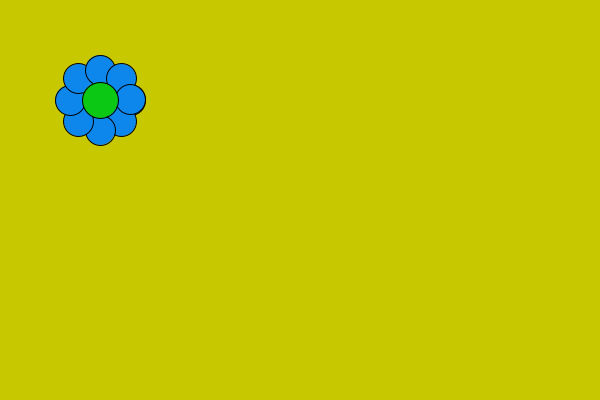
Frame 1 (no input)
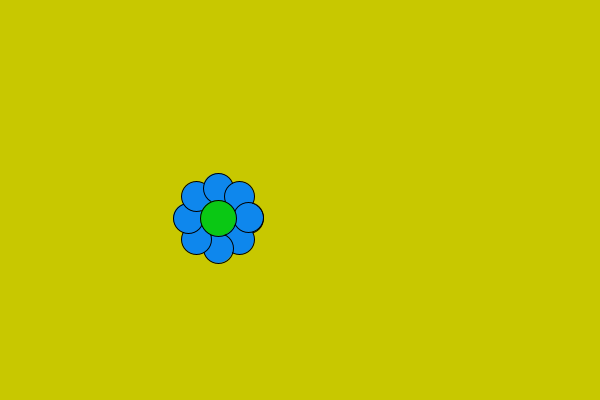
Frame 60 (the mouse pressed at the canvas centre just before this capture)
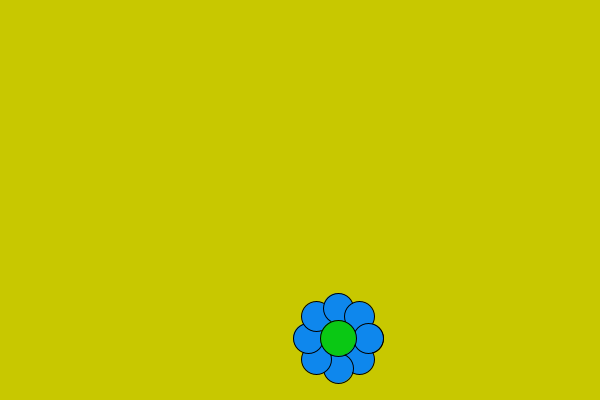
Frame 120 (the mouse held since frame 60 and released just before this capture)

The Processing sketch that drew these frames (run headless with seeded random() and noise(); from frame 60 on, the mouse is pressed at the canvas centre):

// Processing sketch: Flower_homework
// ── Flower_homework.pde
Flower flowerOne = new Flower(30, 8, 100, 100, #0E87ED, 2, 2);

void setup() {
  size(600,400);
}

void draw() {
  background(200, 200, 0);
  flowerOne.display();
  flowerOne.move();
  flowerOne.bounce();
}
 
 
 

// ── Flower.pde
class Flower {
  
  //Variables
  
  float r;
  float x;
  float y;
  int numPetals;
  int petalColor;
  float xSpeed;
  float ySpeed;
  float xDir = 1;
  float yDir = 1;
  
 
  //Constructor
  
  Flower(float tempR, int tempNumPetals, float tempX, float tempY, int tempPetalColor, float tempXSpeed, float tempYSpeed) {
   r = tempR;
   numPetals = tempNumPetals;
   x = tempX;
   y = tempY;
   petalColor = tempPetalColor;
   xSpeed = tempXSpeed;
   ySpeed = tempYSpeed;
  // xdirection=temp_xdirection;
  // ydirection=temp_ydirection;
  }
 
  void display() {
  
  float ballX;
  float ballY;
  

  fill(petalColor);
  for (float i=0;i<PI*2;i+=2*PI/numPetals) {
  ballX = x + r*cos(i);
  ballY = y + r*sin(i);
  ellipse(ballX,ballY,r,r); 
  }
  fill(10,200,20);
  ellipse(x,y,r*1.2,r*1.2);
  
}
  
 
 void move() {
 
  x = x + (xSpeed * xDir);
  y = y + (ySpeed * yDir);
  
 }
  
 void bounce() {
  
  if (x > width-r || x < r){
    xDir *= -1;
    
  }
  
  if (y > height-r || y < r) {
    yDir *= -1;
    
  }

 }  
  
}
